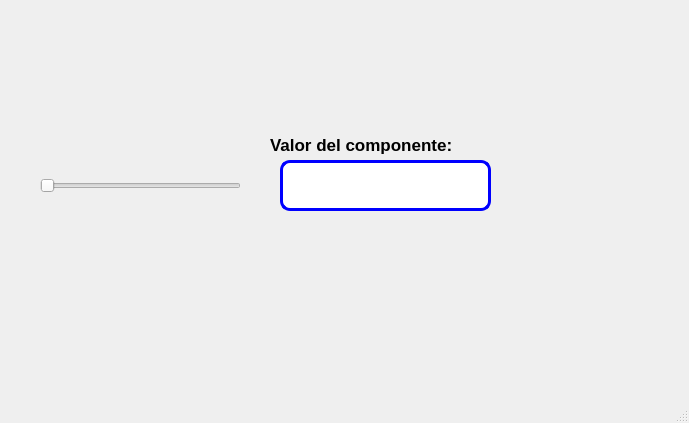
<?xml version="1.0" encoding="UTF-8"?>
<ui version="4.0">
 <class>MainWindow</class>
 <widget class="QMainWindow" name="MainWindow">
  <property name="geometry">
   <rect>
    <x>0</x>
    <y>0</y>
    <width>689</width>
    <height>423</height>
   </rect>
  </property>
  <property name="windowTitle">
   <string>MainWindow</string>
  </property>
  <widget class="QWidget" name="centralwidget">
   <widget class="QLabel" name="label_2">
    <property name="geometry">
     <rect>
      <x>560</x>
      <y>300</y>
      <width>101</width>
      <height>81</height>
     </rect>
    </property>
    <property name="font">
     <font>
      <pointsize>8</pointsize>
     </font>
    </property>
    <property name="cursor">
     <cursorShape>ArrowCursor</cursorShape>
    </property>
    <property name="styleSheet">
     <string notr="true"/>
    </property>
    <property name="text">
     <string/>
    </property>
    <property name="pixmap">
     <pixmap>:/Logos/p06_2.png</pixmap>
    </property>
    <property name="scaledContents">
     <bool>true</bool>
    </property>
   </widget>
   <widget class="QLabel" name="label">
    <property name="geometry">
     <rect>
      <x>270</x>
      <y>130</y>
      <width>211</width>
      <height>31</height>
     </rect>
    </property>
    <property name="font">
     <font>
      <pointsize>13</pointsize>
     </font>
    </property>
    <property name="text">
     <string>&lt;html&gt;&lt;head/&gt;&lt;body&gt;&lt;p&gt;&lt;span style=&quot; font-weight:600;&quot;&gt;Valor del componente:&lt;/span&gt;&lt;/p&gt;&lt;/body&gt;&lt;/html&gt;</string>
    </property>
   </widget>
   <widget class="QLineEdit" name="lineEdit">
    <property name="geometry">
     <rect>
      <x>280</x>
      <y>160</y>
      <width>211</width>
      <height>51</height>
     </rect>
    </property>
    <property name="font">
     <font>
      <pointsize>11</pointsize>
     </font>
    </property>
    <property name="styleSheet">
     <string notr="true">border: 3px solid blue;
border-radius:10px</string>
    </property>
    <property name="text">
     <string/>
    </property>
   </widget>
   <widget class="QSlider" name="horizontalSlider">
    <property name="geometry">
     <rect>
      <x>40</x>
      <y>170</y>
      <width>201</width>
      <height>31</height>
     </rect>
    </property>
    <property name="orientation">
     <enum>Qt::Horizontal</enum>
    </property>
   </widget>
   <widget class="QLabel" name="label_3">
    <property name="geometry">
     <rect>
      <x>0</x>
      <y>0</y>
      <width>171</width>
      <height>51</height>
     </rect>
    </property>
    <property name="text">
     <string/>
    </property>
    <property name="pixmap">
     <pixmap>../../../3D Objects/UAT.png</pixmap>
    </property>
    <property name="scaledContents">
     <bool>true</bool>
    </property>
   </widget>
   <widget class="QLabel" name="label_4">
    <property name="geometry">
     <rect>
      <x>530</x>
      <y>0</y>
      <width>161</width>
      <height>51</height>
     </rect>
    </property>
    <property name="text">
     <string/>
    </property>
    <property name="pixmap">
     <pixmap>../../../3D Objects/facultad_ingenieria_tampico.png</pixmap>
    </property>
    <property name="scaledContents">
     <bool>true</bool>
    </property>
   </widget>
   <widget class="QLabel" name="label_5">
    <property name="geometry">
     <rect>
      <x>580</x>
      <y>290</y>
      <width>91</width>
      <height>81</height>
     </rect>
    </property>
    <property name="font">
     <font>
      <pointsize>8</pointsize>
     </font>
    </property>
    <property name="cursor">
     <cursorShape>ArrowCursor</cursorShape>
    </property>
    <property name="styleSheet">
     <string notr="true"/>
    </property>
    <property name="text">
     <string/>
    </property>
    <property name="pixmap">
     <pixmap>../../../3D Objects/Castor.jpg</pixmap>
    </property>
    <property name="scaledContents">
     <bool>true</bool>
    </property>
   </widget>
  </widget>
  <widget class="QMenuBar" name="menubar">
   <property name="geometry">
    <rect>
     <x>0</x>
     <y>0</y>
     <width>689</width>
     <height>21</height>
    </rect>
   </property>
  </widget>
  <widget class="QStatusBar" name="statusbar"/>
 </widget>
 <resources>
  <include location="../Archivos/Recursos.qrc"/>
 </resources>
 <connections/>
</ui>
